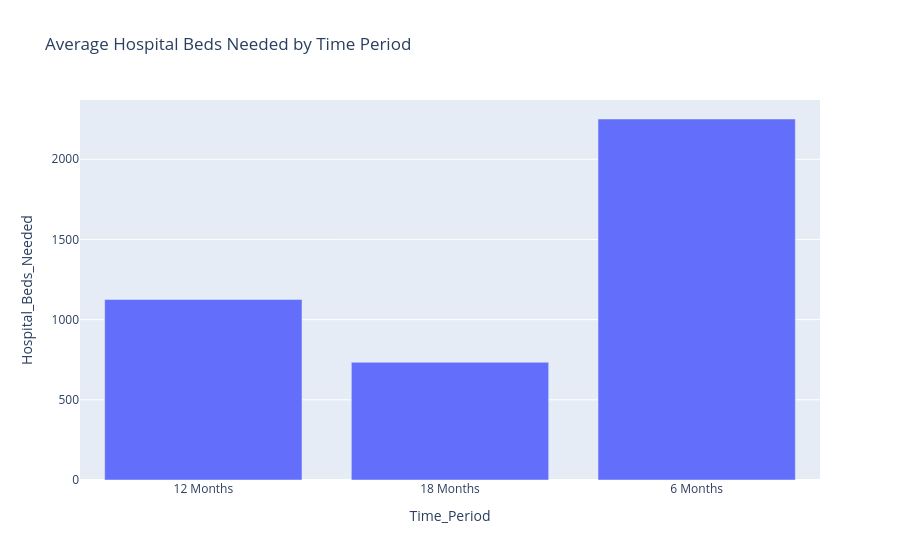

Source (notebook cell):
### Markdown cell above
# Average Hospital Beds Needed by Time Period

### Code cell
df_avg = df.groupby('Time_Period')['Hospital_Beds_Needed'].mean().reset_index()

fig = px.bar(df_avg,
             x='Time_Period',
             y='Hospital_Beds_Needed',
             title="Average Hospital Beds Needed by Time Period")

fig.show()

### Figure 1 — Plotly figure (JSON) as saved in the notebook; plotly's stock layout.template omitted (floating-point values rounded to 4 significant figures)
{"data": [{"hovertemplate": "Time_Period=%{x}<br>Hospital_Beds_Needed=%{y}<extra></extra>", "legendgroup": "", "marker": {"color": "#636efa", "pattern": {"shape": ""}}, "name": "", "orientation": "v", "showlegend": false, "textposition": "auto", "type": "bar", "x": ["12 Months", "18 Months", "6 Months"], "xaxis": "x", "y": [1126.0, 734.1, 2251.0], "yaxis": "y"}], "layout": {"barmode": "relative", "legend": {"tracegroupgap": 0}, "title": {"text": "Average Hospital Beds Needed by Time Period"}, "xaxis": {"anchor": "y", "domain": [0, 1], "title": {"text": "Time_Period"}}, "yaxis": {"anchor": "x", "domain": [0, 1], "title": {"text": "Hospital_Beds_Needed"}}}}
